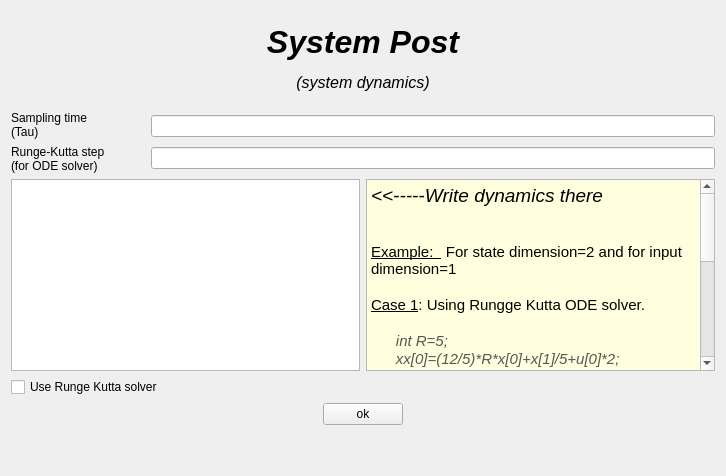
         <widget class="QWidget" name="page_4">
          <layout class="QVBoxLayout" name="verticalLayout_9">
           <item>
            <layout class="QVBoxLayout" name="verticalLayout_7">
             <item>
              <spacer name="verticalSpacer_11">
               <property name="orientation">
                <enum>Qt::Vertical</enum>
               </property>
               <property name="sizeType">
                <enum>QSizePolicy::Preferred</enum>
               </property>
               <property name="sizeHint" stdset="0">
                <size>
                 <width>704</width>
                 <height>13</height>
                </size>
               </property>
              </spacer>
             </item>
             <item>
              <widget class="QLabel" name="label_sys_post">
               <property name="text">
                <string>&lt;html&gt;&lt;head/&gt;&lt;body&gt;&lt;p align=&quot;center&quot;&gt;&lt;span style=&quot; font-size:24pt; font-weight:600; font-style:italic;&quot;&gt;System Post&lt;/span&gt;&lt;/p&gt;&lt;p align=&quot;center&quot;&gt;&lt;span style=&quot; font-size:12pt; font-style:italic;&quot;&gt;(system dynamics)&lt;/span&gt;&lt;/p&gt;&lt;/body&gt;&lt;/html&gt;</string>
               </property>
              </widget>
             </item>
             <item>
              <spacer name="verticalSpacer_12">
               <property name="orientation">
                <enum>Qt::Vertical</enum>
               </property>
               <property name="sizeType">
                <enum>QSizePolicy::Preferred</enum>
               </property>
               <property name="sizeHint" stdset="0">
                <size>
                 <width>704</width>
                 <height>13</height>
                </size>
               </property>
              </spacer>
             </item>
             <item>
              <layout class="QHBoxLayout" name="horizontalLayout_2">
               <item>
                <layout class="QVBoxLayout" name="verticalLayout_28">
                 <item>
                  <widget class="QLabel" name="label_tau">
                   <property name="text">
                    <string>&lt;html&gt;&lt;head/&gt;&lt;body&gt;&lt;li&gt;Sampling time&lt;/li&gt;&lt;li&gt;(Tau)&lt;/li&gt;&lt;/body&gt;&lt;/html&gt;</string>
                   </property>
                  </widget>
                 </item>
                 <item>
                  <widget class="QLabel" name="label_6">
                   <property name="text">
                    <string>&lt;html&gt;&lt;body&gt;&lt;li&gt;Runge-Kutta step&lt;/li&gt;&lt;li&gt;(for ODE solver)&lt;/li&gt;&lt;/body&gt;&lt;/html&gt;</string>
                   </property>
                  </widget>
                 </item>
                </layout>
               </item>
               <item>
                <spacer name="horizontalSpacer_9">
                 <property name="orientation">
                  <enum>Qt::Horizontal</enum>
                 </property>
                 <property name="sizeType">
                  <enum>QSizePolicy::Preferred</enum>
                 </property>
                 <property name="sizeHint" stdset="0">
                  <size>
                   <width>40</width>
                   <height>20</height>
                  </size>
                 </property>
                </spacer>
               </item>
               <item>
                <layout class="QVBoxLayout" name="verticalLayout_15">
                 <item>
                  <widget class="QLineEdit" name="lineEdit_tau"/>
                 </item>
                 <item>
                  <widget class="QLineEdit" name="lineEdit_runggekutta_step"/>
                 </item>
                </layout>
               </item>
              </layout>
             </item>
             <item>
              <layout class="QHBoxLayout" name="horizontalLayout_3">
               <item>
                <widget class="QTextEdit" name="textEdit_sys_post">
                 <property name="html">
                  <string>&lt;!DOCTYPE HTML PUBLIC &quot;-//W3C//DTD HTML 4.0//EN&quot; &quot;http://www.w3.org/TR/REC-html40/strict.dtd&quot;&gt;
&lt;html&gt;&lt;head&gt;&lt;meta name=&quot;qrichtext&quot; content=&quot;1&quot; /&gt;&lt;style type=&quot;text/css&quot;&gt;
p, li { white-space: pre-wrap; }
&lt;/style&gt;&lt;/head&gt;&lt;body style=&quot; font-family:'Ubuntu'; font-size:11pt; font-weight:400; font-style:normal;&quot;&gt;
&lt;p style=&quot;-qt-paragraph-type:empty; margin-top:0px; margin-bottom:0px; margin-left:0px; margin-right:0px; -qt-block-indent:0; text-indent:0px;&quot;&gt;&lt;br /&gt;&lt;/p&gt;&lt;/body&gt;&lt;/html&gt;</string>
                 </property>
                </widget>
               </item>
               <item>
                <widget class="QTextBrowser" name="textBrowser_sys_post">
                 <property name="html">
                  <string>&lt;!DOCTYPE HTML PUBLIC &quot;-//W3C//DTD HTML 4.0//EN&quot; &quot;http://www.w3.org/TR/REC-html40/strict.dtd&quot;&gt;
&lt;html&gt;&lt;head&gt;&lt;meta name=&quot;qrichtext&quot; content=&quot;1&quot; /&gt;&lt;style type=&quot;text/css&quot;&gt;
p, li { white-space: pre-wrap; }
&lt;/style&gt;&lt;/head&gt;&lt;body style=&quot; font-family:'Ubuntu'; font-size:11pt; font-weight:400; font-style:normal;&quot; bgcolor=&quot;#ffffe0&quot;&gt;
&lt;p style=&quot; margin-top:0px; margin-bottom:0px; margin-left:0px; margin-right:0px; -qt-block-indent:0; text-indent:0px;&quot;&gt;&lt;span style=&quot; font-size:14pt; font-style:italic; color:#000000;&quot;&gt;&amp;lt;&amp;lt;-----Write dynamics there&lt;/span&gt;&lt;/p&gt;
&lt;p style=&quot;-qt-paragraph-type:empty; margin-top:0px; margin-bottom:0px; margin-left:0px; margin-right:0px; -qt-block-indent:0; text-indent:0px; text-decoration: underline; color:#000000;&quot;&gt;&lt;br /&gt;&lt;/p&gt;
&lt;p style=&quot;-qt-paragraph-type:empty; margin-top:0px; margin-bottom:0px; margin-left:0px; margin-right:0px; -qt-block-indent:0; text-indent:0px; text-decoration: underline; color:#000000;&quot;&gt;&lt;br /&gt;&lt;/p&gt;
&lt;p style=&quot; margin-top:0px; margin-bottom:0px; margin-left:0px; margin-right:0px; -qt-block-indent:0; text-indent:0px;&quot;&gt;&lt;span style=&quot; text-decoration: underline; color:#000000;&quot;&gt;Example:  &lt;/span&gt;&lt;span style=&quot; color:#000000;&quot;&gt; For state dimension=2 and for input dimension=1&lt;/span&gt;&lt;/p&gt;
&lt;p style=&quot;-qt-paragraph-type:empty; margin-top:0px; margin-bottom:0px; margin-left:0px; margin-right:0px; -qt-block-indent:0; text-indent:0px; color:#0000ff;&quot;&gt;&lt;br /&gt;&lt;/p&gt;
&lt;p style=&quot; margin-top:0px; margin-bottom:0px; margin-left:0px; margin-right:0px; -qt-block-indent:0; text-indent:0px;&quot;&gt;&lt;span style=&quot; text-decoration: underline; color:#000000;&quot;&gt;Case 1&lt;/span&gt;&lt;span style=&quot; color:#000000;&quot;&gt;: Using Rungge Kutta ODE solver.&lt;/span&gt;&lt;/p&gt;
&lt;p style=&quot;-qt-paragraph-type:empty; margin-top:0px; margin-bottom:0px; margin-left:0px; margin-right:0px; -qt-block-indent:0; text-indent:0px; color:#0000ff;&quot;&gt;&lt;br /&gt;&lt;/p&gt;
&lt;p style=&quot; margin-top:0px; margin-bottom:0px; margin-left:0px; margin-right:0px; -qt-block-indent:0; text-indent:0px;&quot;&gt;&lt;span style=&quot; color:#555753;&quot;&gt;    &lt;/span&gt;&lt;span style=&quot; font-style:italic; color:#555753;&quot;&gt;  int R=5; &lt;/span&gt;&lt;/p&gt;
&lt;p style=&quot; margin-top:0px; margin-bottom:0px; margin-left:0px; margin-right:0px; -qt-block-indent:0; text-indent:0px;&quot;&gt;&lt;span style=&quot; font-style:italic; color:#555753;&quot;&gt;      xx[0]=(12/5)*R*x[0]+x[1]/5+u[0]*2;&lt;/span&gt;&lt;/p&gt;
&lt;p style=&quot; margin-top:0px; margin-bottom:0px; margin-left:0px; margin-right:0px; -qt-block-indent:0; text-indent:0px;&quot;&gt;&lt;span style=&quot; font-style:italic; color:#555753;&quot;&gt;      xx[1]=x[1]+u[0];&lt;/span&gt;&lt;/p&gt;
&lt;p style=&quot;-qt-paragraph-type:empty; margin-top:0px; margin-bottom:0px; margin-left:0px; margin-right:0px; -qt-block-indent:0; text-indent:0px; color:#0000ff;&quot;&gt;&lt;br /&gt;&lt;/p&gt;
&lt;p style=&quot; margin-top:0px; margin-bottom:0px; margin-left:0px; margin-right:0px; -qt-block-indent:0; text-indent:0px;&quot;&gt;&lt;span style=&quot; text-decoration: underline; color:#000000;&quot;&gt;Case 2&lt;/span&gt;&lt;span style=&quot; color:#000000;&quot;&gt;: Without using Rungge Kutta ODE solver.&lt;/span&gt;&lt;/p&gt;
&lt;p style=&quot; margin-top:0px; margin-bottom:0px; margin-left:0px; margin-right:0px; -qt-block-indent:0; text-indent:0px;&quot;&gt;&lt;span style=&quot; color:#0000ff;&quot;&gt;   &lt;/span&gt;&lt;/p&gt;
&lt;p style=&quot; margin-top:0px; margin-bottom:0px; margin-left:0px; margin-right:0px; -qt-block-indent:0; text-indent:0px;&quot;&gt;&lt;span style=&quot; color:#555753;&quot;&gt;   &lt;/span&gt;&lt;span style=&quot; color:#babdb6;&quot;&gt; &lt;/span&gt;&lt;span style=&quot; font-style:italic; color:#888a85;&quot;&gt;state_type xx;&lt;/span&gt;&lt;/p&gt;
&lt;p style=&quot; margin-top:0px; margin-bottom:0px; margin-left:0px; margin-right:0px; -qt-block-indent:0; text-indent:0px;&quot;&gt;&lt;span style=&quot; font-style:italic; color:#888a85;&quot;&gt;    &lt;/span&gt;&lt;span style=&quot; font-style:italic; color:#555753;&quot;&gt;int R=5; &lt;/span&gt;&lt;/p&gt;
&lt;p style=&quot; margin-top:0px; margin-bottom:0px; margin-left:0px; margin-right:0px; -qt-block-indent:0; text-indent:0px;&quot;&gt;&lt;span style=&quot; font-style:italic; color:#555753;&quot;&gt;    &lt;/span&gt;&lt;span style=&quot; font-style:italic; color:#888a85;&quot;&gt;xx[0]=x[0]&lt;/span&gt;&lt;span style=&quot; font-style:italic; color:#555753;&quot;&gt; + (12/5)*R*x[0]+x[1]/5+u[0]*2;&lt;/span&gt;&lt;/p&gt;
&lt;p style=&quot; margin-top:0px; margin-bottom:0px; margin-left:0px; margin-right:0px; -qt-block-indent:0; text-indent:0px;&quot;&gt;&lt;span style=&quot; font-style:italic; color:#555753;&quot;&gt;   &lt;/span&gt;&lt;span style=&quot; font-style:italic; color:#888a85;&quot;&gt; xx[1]=x[1] &lt;/span&gt;&lt;span style=&quot; font-style:italic; color:#555753;&quot;&gt;+ x[1]+u[0];&lt;/span&gt;&lt;/p&gt;
&lt;p style=&quot; margin-top:0px; margin-bottom:0px; margin-left:0px; margin-right:0px; -qt-block-indent:0; text-indent:0px;&quot;&gt;&lt;span style=&quot; font-style:italic; color:#555753;&quot;&gt; &lt;/span&gt;&lt;span style=&quot; font-style:italic; color:#888a85;&quot;&gt;   x =xx;&lt;/span&gt;&lt;/p&gt;
&lt;p style=&quot;-qt-paragraph-type:empty; margin-top:0px; margin-bottom:0px; margin-left:0px; margin-right:0px; -qt-block-indent:0; text-indent:0px; color:#888a85;&quot;&gt;&lt;br /&gt;&lt;/p&gt;
&lt;p style=&quot; margin-top:0px; margin-bottom:0px; margin-left:0px; margin-right:0px; -qt-block-indent:0; text-indent:0px;&quot;&gt;&lt;span style=&quot; font-size:10pt; font-style:italic; color:#000000;&quot;&gt;Note:&lt;/span&gt;&lt;/p&gt;
&lt;p style=&quot; margin-top:0px; margin-bottom:0px; margin-left:0px; margin-right:0px; -qt-block-indent:0; text-indent:0px;&quot;&gt;&lt;span style=&quot; font-size:10pt; font-style:italic; color:#000000;&quot;&gt;*Use standard C++ syntax.&lt;/span&gt;&lt;/p&gt;
&lt;p style=&quot;-qt-paragraph-type:empty; margin-top:0px; margin-bottom:0px; margin-left:0px; margin-right:0px; -qt-block-indent:0; text-indent:0px; color:#000000;&quot;&gt;&lt;br /&gt;&lt;/p&gt;
&lt;p style=&quot;-qt-paragraph-type:empty; margin-top:0px; margin-bottom:0px; margin-left:0px; margin-right:0px; -qt-block-indent:0; text-indent:0px; color:#888a85;&quot;&gt;&lt;br /&gt;&lt;/p&gt;&lt;/body&gt;&lt;/html&gt;</string>
                 </property>
                </widget>
               </item>
              </layout>
             </item>
             <item>
              <layout class="QVBoxLayout" name="verticalLayout_5">
               <item>
                <layout class="QHBoxLayout" name="horizontalLayout_19">
                 <item>
                  <widget class="QCheckBox" name="checkBox_sys_post">
                   <property name="sizePolicy">
                    <sizepolicy hsizetype="Ignored" vsizetype="Preferred">
                     <horstretch>0</horstretch>
                     <verstretch>0</verstretch>
                    </sizepolicy>
                   </property>
                   <property name="text">
                    <string>Use Runge Kutta solver</string>
                   </property>
                  </widget>
                 </item>
                 <item>
                  <spacer name="horizontalSpacer_4">
                   <property name="orientation">
                    <enum>Qt::Horizontal</enum>
                   </property>
                   <property name="sizeType">
                    <enum>QSizePolicy::Preferred</enum>
                   </property>
                   <property name="sizeHint" stdset="0">
                    <size>
                     <width>40</width>
                     <height>20</height>
                    </size>
                   </property>
                  </spacer>
                 </item>
                </layout>
               </item>
               <item>
                <layout class="QHBoxLayout" name="horizontalLayout_16">
                 <item>
                  <spacer name="horizontalSpacer_11">
                   <property name="orientation">
                    <enum>Qt::Horizontal</enum>
                   </property>
                   <property name="sizeHint" stdset="0">
                    <size>
                     <width>40</width>
                     <height>20</height>
                    </size>
                   </property>
                  </spacer>
                 </item>
                 <item>
                  <widget class="QPushButton" name="pushButton_sys_post">
                   <property name="text">
                    <string>ok</string>
                   </property>
                  </widget>
                 </item>
                 <item>
                  <spacer name="horizontalSpacer_12">
                   <property name="orientation">
                    <enum>Qt::Horizontal</enum>
                   </property>
                   <property name="sizeHint" stdset="0">
                    <size>
                     <width>40</width>
                     <height>20</height>
                    </size>
                   </property>
                  </spacer>
                 </item>
                </layout>
               </item>
               <item>
                <spacer name="verticalSpacer_14">
                 <property name="orientation">
                  <enum>Qt::Vertical</enum>
                 </property>
                 <property name="sizeType">
                  <enum>QSizePolicy::Preferred</enum>
                 </property>
                 <property name="sizeHint" stdset="0">
                  <size>
                   <width>20</width>
                   <height>40</height>
                  </size>
                 </property>
                </spacer>
               </item>
              </layout>
             </item>
            </layout>
           </item>
          </layout>
         </widget>
